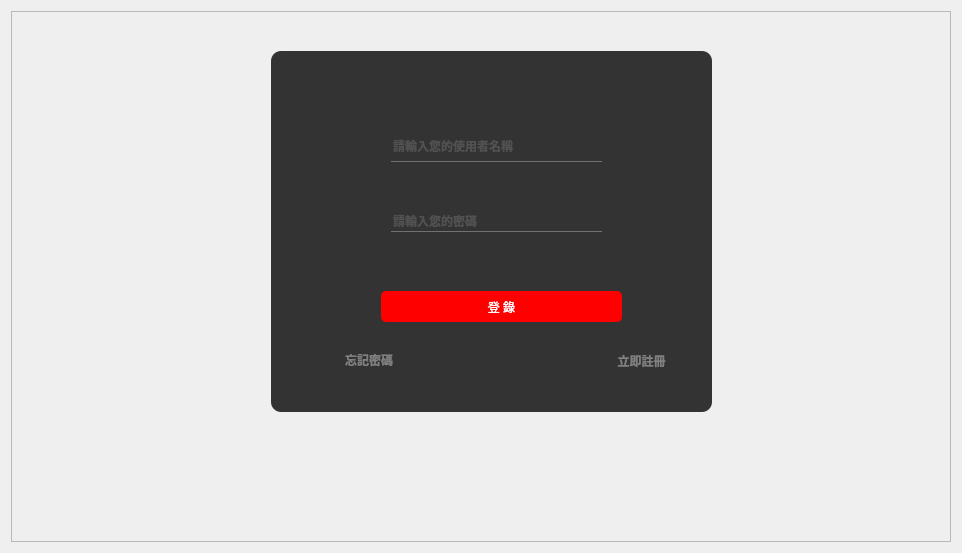
<?xml version="1.0" encoding="UTF-8"?>
<ui version="4.0">
 <class>Form</class>
 <widget class="QWidget" name="Form">
  <property name="geometry">
   <rect>
    <x>0</x>
    <y>0</y>
    <width>962</width>
    <height>553</height>
   </rect>
  </property>
  <property name="windowTitle">
   <string>Form</string>
  </property>
  <property name="styleSheet">
   <string notr="true"/>
  </property>
  <layout class="QVBoxLayout" name="verticalLayout">
   <item>
    <widget class="QFrame" name="frame">
     <property name="styleSheet">
      <string notr="true">#Form{
	background:url(:/D/invest.jpg);
}</string>
     </property>
     <property name="frameShape">
      <enum>QFrame::StyledPanel</enum>
     </property>
     <property name="frameShadow">
      <enum>QFrame::Raised</enum>
     </property>
     <widget class="QStackedWidget" name="stackedWidget">
      <property name="geometry">
       <rect>
        <x>240</x>
        <y>30</y>
        <width>461</width>
        <height>411</height>
       </rect>
      </property>
      <property name="currentIndex">
       <number>0</number>
      </property>
      <widget class="QWidget" name="page">
       <widget class="QFrame" name="frame_2">
        <property name="geometry">
         <rect>
          <x>20</x>
          <y>10</y>
          <width>441</width>
          <height>361</height>
         </rect>
        </property>
        <property name="styleSheet">
         <string notr="true">QFrame {
    background-color: #333; /* 设置背景颜色 */ 
	 border-radius: 10px;
    
}
</string>
        </property>
        <property name="frameShape">
         <enum>QFrame::StyledPanel</enum>
        </property>
        <property name="frameShadow">
         <enum>QFrame::Raised</enum>
        </property>
        <widget class="QLineEdit" name="username">
         <property name="geometry">
          <rect>
           <x>120</x>
           <y>80</y>
           <width>211</width>
           <height>31</height>
          </rect>
         </property>
         <property name="styleSheet">
          <string notr="true">QLineEdit {
 	background-color: transparent;
    border: none; /* 移除边框 */
    color: #717072; /* 设置文字颜色为灰色 */
	 border-bottom:1px solid #717072;
	 font: bold 12px;
}	</string>
         </property>
         <property name="text">
          <string/>
         </property>
         <property name="placeholderText">
          <string>請輸入您的使用者名稱</string>
         </property>
        </widget>
        <widget class="QLineEdit" name="password">
         <property name="geometry">
          <rect>
           <x>120</x>
           <y>160</y>
           <width>211</width>
           <height>21</height>
          </rect>
         </property>
         <property name="styleSheet">
          <string notr="true">QLineEdit {
 	background-color: transparent;
    border: none; /* 移除边框 */
    color: #717072; /* 设置文字颜色为灰色 */
	 border-bottom:1px solid #717072;
	 font: bold 12px;
}	</string>
         </property>
         <property name="dragEnabled">
          <bool>false</bool>
         </property>
         <property name="readOnly">
          <bool>false</bool>
         </property>
         <property name="placeholderText">
          <string>請輸入您的密碼</string>
         </property>
         <property name="clearButtonEnabled">
          <bool>false</bool>
         </property>
        </widget>
        <widget class="QPushButton" name="toggle_button">
         <property name="geometry">
          <rect>
           <x>340</x>
           <y>168</y>
           <width>41</width>
           <height>21</height>
          </rect>
         </property>
         <property name="styleSheet">
          <string notr="true">QPushButton{border:none;}</string>
         </property>
         <property name="text">
          <string/>
         </property>
         <property name="icon">
          <iconset>
           <normaloff>view.png</normaloff>view.png</iconset>
         </property>
         <property name="iconSize">
          <size>
           <width>14</width>
           <height>14</height>
          </size>
         </property>
        </widget>
        <widget class="QPushButton" name="login_button">
         <property name="geometry">
          <rect>
           <x>110</x>
           <y>240</y>
           <width>241</width>
           <height>31</height>
          </rect>
         </property>
         <property name="font">
          <font>
           <pointsize>-1</pointsize>
           <weight>37</weight>
           <italic>false</italic>
           <bold>false</bold>
          </font>
         </property>
         <property name="cursor">
          <cursorShape>PointingHandCursor</cursorShape>
         </property>
         <property name="styleSheet">
          <string notr="true">QPushButton {
    background-color: red; /* 设置背景颜色为红色 */
    color: white; /* 设置文字颜色为白色 */
    border: none; /* 可选：移除边框 */
    font: bold 12px; /* 设置文字样式和大小 */
	font-weight: 300;
    padding: 6px; /* 设置内边距，使按钮更大一些 */
	border-radius: 5px;	
	font-size:12px;
}
</string>
         </property>
         <property name="text">
          <string>登 錄</string>
         </property>
        </widget>
        <widget class="QPushButton" name="forget_password">
         <property name="geometry">
          <rect>
           <x>70</x>
           <y>300</y>
           <width>56</width>
           <height>17</height>
          </rect>
         </property>
         <property name="cursor">
          <cursorShape>PointingHandCursor</cursorShape>
         </property>
         <property name="styleSheet">
          <string notr="true">QPushButton {
    background-color: transparent; /* 移除背景色 */
    border: none; /* 移除边框 */
    color: gray; /* 设置文字颜色，可以根据需要更改 */
    font: bold 12px; /* 设置文字样式和大小，可以根据需要更改 */
}

QPushButton:pressed {
    color: gray; /* 按下时文字颜色变化，可以根据需要更改 */
}</string>
         </property>
         <property name="text">
          <string>忘記密碼</string>
         </property>
        </widget>
        <widget class="QPushButton" name="quick_register">
         <property name="geometry">
          <rect>
           <x>340</x>
           <y>300</y>
           <width>61</width>
           <height>20</height>
          </rect>
         </property>
         <property name="cursor">
          <cursorShape>PointingHandCursor</cursorShape>
         </property>
         <property name="styleSheet">
          <string notr="true">QPushButton {
    background-color: transparent; /* 移除背景色 */
    border: none; /* 移除边框 */
    color: gray; /* 设置文字颜色，可以根据需要更改 */
    font: bold 12px; /* 设置文字样式和大小，可以根据需要更改 */
}

QPushButton:pressed {
    color: gray; /* 按下时文字颜色变化，可以根据需要更改 */
}</string>
         </property>
         <property name="text">
          <string>立即註冊</string>
         </property>
         <property name="iconSize">
          <size>
           <width>12</width>
           <height>12</height>
          </size>
         </property>
         <property name="checkable">
          <bool>false</bool>
         </property>
         <property name="autoDefault">
          <bool>true</bool>
         </property>
        </widget>
       </widget>
      </widget>
      <widget class="QWidget" name="page_2">
       <widget class="QFrame" name="frame_7">
        <property name="geometry">
         <rect>
          <x>20</x>
          <y>10</y>
          <width>441</width>
          <height>361</height>
         </rect>
        </property>
        <property name="styleSheet">
         <string notr="true">QFrame {
    background-color: #333; /* 设置背景颜色 */ 
	 border-radius: 10px;
    
}
</string>
        </property>
        <property name="frameShape">
         <enum>QFrame::StyledPanel</enum>
        </property>
        <property name="frameShadow">
         <enum>QFrame::Raised</enum>
        </property>
        <widget class="QLineEdit" name="find_email">
         <property name="geometry">
          <rect>
           <x>110</x>
           <y>120</y>
           <width>241</width>
           <height>21</height>
          </rect>
         </property>
         <property name="styleSheet">
          <string notr="true">QLineEdit {
 	background-color: transparent;
    border: none; /* 移除边框 */
    color: #717072; /* 设置文字颜色为灰色 */
	 border-bottom:1px solid #717072;

}	</string>
         </property>
         <property name="text">
          <string/>
         </property>
         <property name="placeholderText">
          <string>輸入您的信箱</string>
         </property>
        </widget>
        <widget class="QPushButton" name="tp_confirm_code">
         <property name="geometry">
          <rect>
           <x>110</x>
           <y>230</y>
           <width>241</width>
           <height>31</height>
          </rect>
         </property>
         <property name="font">
          <font>
           <weight>37</weight>
           <bold>false</bold>
          </font>
         </property>
         <property name="cursor">
          <cursorShape>PointingHandCursor</cursorShape>
         </property>
         <property name="styleSheet">
          <string notr="true">QPushButton {
    background-color: red; /* 设置背景颜色为红色 */
    color: white; /* 设置文字颜色为白色 */
    border: none; /* 可选：移除边框 */
	font-weight: 300;
    padding: 6px; /* 设置内边距，使按钮更大一些 */
	border-radius: 5px;	
}
</string>
         </property>
         <property name="text">
          <string>傳送驗證碼</string>
         </property>
        </widget>
       </widget>
      </widget>
      <widget class="QWidget" name="page_3">
       <widget class="QFrame" name="frame_9">
        <property name="geometry">
         <rect>
          <x>20</x>
          <y>10</y>
          <width>441</width>
          <height>361</height>
         </rect>
        </property>
        <property name="styleSheet">
         <string notr="true">QFrame {
    background-color: #333; /* 设置背景颜色 */ 
	 border-radius: 10px;
    
}
</string>
        </property>
        <property name="frameShape">
         <enum>QFrame::StyledPanel</enum>
        </property>
        <property name="frameShadow">
         <enum>QFrame::Raised</enum>
        </property>
        <widget class="QLabel" name="label">
         <property name="geometry">
          <rect>
           <x>110</x>
           <y>130</y>
           <width>61</width>
           <height>21</height>
          </rect>
         </property>
         <property name="styleSheet">
          <string notr="true">QLabel{color:white;font-size:14px;    font-weight: bold;
}</string>
         </property>
         <property name="text">
          <string>驗證碼</string>
         </property>
        </widget>
        <widget class="QLineEdit" name="confirm_code">
         <property name="geometry">
          <rect>
           <x>180</x>
           <y>130</y>
           <width>161</width>
           <height>21</height>
          </rect>
         </property>
         <property name="styleSheet">
          <string notr="true">QLineEdit {
 	background-color: transparent;
    border: none; /* 移除边框 */
    color: #717072; /* 设置文字颜色为灰色 */

 	border-bottom: 1px solid white;
}	</string>
         </property>
         <property name="text">
          <string/>
         </property>
         <property name="placeholderText">
          <string/>
         </property>
        </widget>
        <widget class="QPushButton" name="confirm_code_2">
         <property name="geometry">
          <rect>
           <x>110</x>
           <y>240</y>
           <width>241</width>
           <height>31</height>
          </rect>
         </property>
         <property name="font">
          <font>
           <weight>37</weight>
           <bold>false</bold>
          </font>
         </property>
         <property name="cursor">
          <cursorShape>PointingHandCursor</cursorShape>
         </property>
         <property name="styleSheet">
          <string notr="true">QPushButton {
    background-color: red; /* 设置背景颜色为红色 */
    color: white; /* 设置文字颜色为白色 */
    border: none; /* 可选：移除边框 */
	font-weight: 300;
    padding: 6px; /* 设置内边距，使按钮更大一些 */
	border-radius: 5px;	
}
</string>
         </property>
         <property name="text">
          <string>確認驗證碼</string>
         </property>
        </widget>
       </widget>
      </widget>
      <widget class="QWidget" name="page_4">
       <widget class="QFrame" name="frame_13">
        <property name="geometry">
         <rect>
          <x>20</x>
          <y>10</y>
          <width>441</width>
          <height>361</height>
         </rect>
        </property>
        <property name="styleSheet">
         <string notr="true">QFrame {
    background-color: #333; /* 设置背景颜色 */ 
	 border-radius: 10px;
    
}
</string>
        </property>
        <property name="frameShape">
         <enum>QFrame::StyledPanel</enum>
        </property>
        <property name="frameShadow">
         <enum>QFrame::Raised</enum>
        </property>
        <widget class="QLabel" name="label_3">
         <property name="geometry">
          <rect>
           <x>110</x>
           <y>70</y>
           <width>61</width>
           <height>21</height>
          </rect>
         </property>
         <property name="styleSheet">
          <string notr="true">QLabel{color:white;font-size:14px;    font-weight: bold;
}</string>
         </property>
         <property name="text">
          <string>新密碼</string>
         </property>
        </widget>
        <widget class="QLabel" name="label_4">
         <property name="geometry">
          <rect>
           <x>52</x>
           <y>170</y>
           <width>111</width>
           <height>21</height>
          </rect>
         </property>
         <property name="styleSheet">
          <string notr="true">QLabel{color:white;font-size:14px;    font-weight: bold;
}</string>
         </property>
         <property name="text">
          <string>重新輸入新密碼</string>
         </property>
        </widget>
        <widget class="QLineEdit" name="new_password">
         <property name="geometry">
          <rect>
           <x>190</x>
           <y>70</y>
           <width>191</width>
           <height>21</height>
          </rect>
         </property>
         <property name="styleSheet">
          <string notr="true">QLineEdit {
 	background-color: transparent;
    border: none; /* 移除边框 */
    color: #717072; /* 设置文字颜色为灰色 */

 	border-bottom: 1px solid white;
}	</string>
         </property>
         <property name="text">
          <string/>
         </property>
         <property name="placeholderText">
          <string/>
         </property>
        </widget>
        <widget class="QLineEdit" name="confirm_code_6">
         <property name="geometry">
          <rect>
           <x>190</x>
           <y>170</y>
           <width>191</width>
           <height>21</height>
          </rect>
         </property>
         <property name="styleSheet">
          <string notr="true">QLineEdit {
 	background-color: transparent;
    border: none; /* 移除边框 */
    color: #717072; /* 设置文字颜色为灰色 */

 	border-bottom: 1px solid white;
}	</string>
         </property>
         <property name="text">
          <string/>
         </property>
         <property name="placeholderText">
          <string/>
         </property>
        </widget>
        <widget class="QPushButton" name="re_new_code">
         <property name="geometry">
          <rect>
           <x>100</x>
           <y>240</y>
           <width>241</width>
           <height>31</height>
          </rect>
         </property>
         <property name="font">
          <font>
           <weight>37</weight>
           <bold>false</bold>
          </font>
         </property>
         <property name="cursor">
          <cursorShape>PointingHandCursor</cursorShape>
         </property>
         <property name="styleSheet">
          <string notr="true">QPushButton {
    background-color: red; /* 设置背景颜色为红色 */
    color: white; /* 设置文字颜色为白色 */
    border: none; /* 可选：移除边框 */
	font-weight: 300;
    padding: 6px; /* 设置内边距，使按钮更大一些 */
	border-radius: 5px;	
}
</string>
         </property>
         <property name="text">
          <string>確認更新</string>
         </property>
        </widget>
       </widget>
      </widget>
     </widget>
     <widget class="QLabel" name="label_5">
      <property name="geometry">
       <rect>
        <x>0</x>
        <y>0</y>
        <width>1980</width>
        <height>1080</height>
       </rect>
      </property>
      <property name="text">
       <string/>
      </property>
      <property name="pixmap">
       <pixmap>login_back.png</pixmap>
      </property>
     </widget>
     <zorder>label_5</zorder>
     <zorder>stackedWidget</zorder>
    </widget>
   </item>
  </layout>
 </widget>
 <resources>
  <include location="../backgroud.qrc"/>
 </resources>
 <connections/>
</ui>
